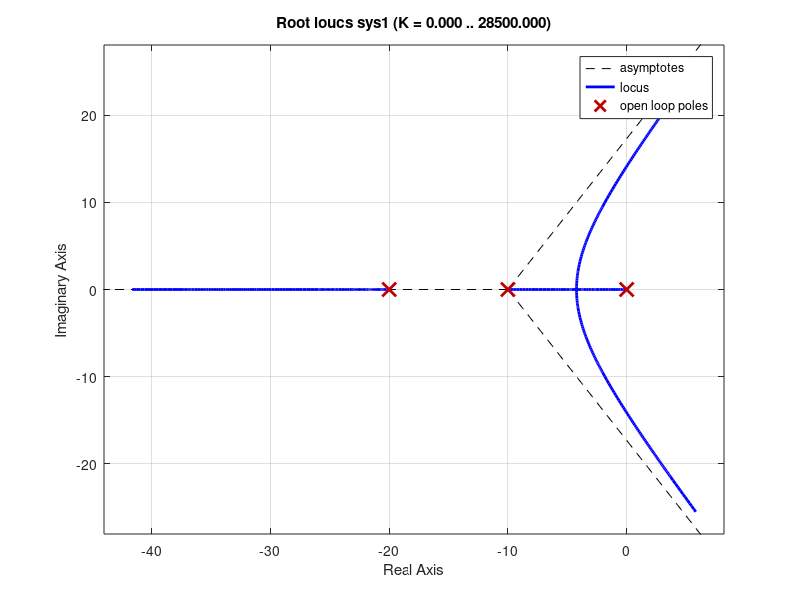

The MATLAB source for this figure: (Note: this script raises an error after producing the figure.)
clc;clear all;close all;
%program to find P controller
% enter the design specification and transfer function
num = [1];
den = conv(conv([1 0],[1 10]),[1 20]);
sys1 = tf(num,den)
pos = 16;

%Obtain the root locus of the uncompensated system
figure,rlocus(sys1)

%Find the damping ratio corresponds to 16% OS 
wn = 0;
%z = solve('exp((-z*pi)/(sqrt(1-z^2))) = 0.16');
%or
z = (-log(pos/100)/sqrt(pi^2+[log(pos/100)]^2));
sgrid(z,wn);

%Find the gain at crossing point of damping ratio line and root locus
%Dominant poles and third pole
[K,P] = rlocfind(sys1);

%to check the compensated ststem closed loop step response
sys3 = feedback(K*sys1,1)
figure,step(sys3)

%To check the validity of 2nd order approximation using pole-zero map

figure;pzmap(sys3)
